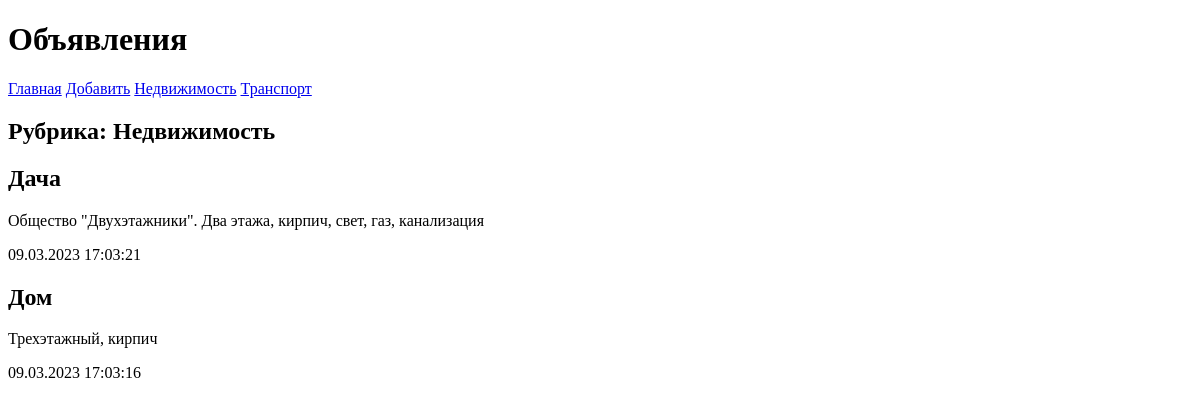
The app's page /board/1/, older data.
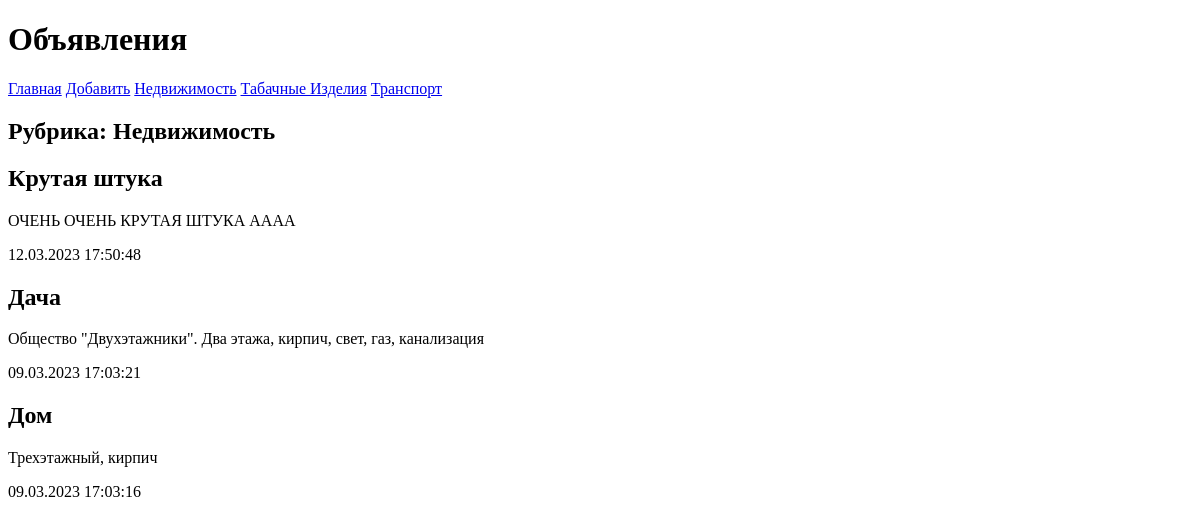
The same page, newer data.
### board/models.py (models this page shows, shortened)
class Rubric(models.Model):
    name = models.CharField(max_length=20, db_index=True,verbose_name=' Название')
    class Meta:
        verbose_name_plural = 'Рубрики'
        verbose_name = 'Рубрика'
        ordering = ['name']

class Bb(models.Model):
    title = models.CharField(max_length=50, verbose_name='Товар')
    contentt = models.TextField(null=True,blank= True, verbose_name= 'Описание')
    price = models.FloatField(null=True,blank=True, verbose_name= 'Цена')
    published = models.DateTimeField(auto_now= True,db_index=True, verbose_name= 'Дата публикации')
    rubric = models.ForeignKey('Rubric',null=True, on_delete= models.PROTECT, verbose_name='Рубрика')
    class Meta:
        verbose_name_plural = 'Объявления'
        verbose_name = 'Объявление'
        ordering = ['-published']

### board/views.py (the view)
# urls.py: path('<int:rubric_id>/',by_rubric, name = 'by_rubric'),
def by_rubric(request, rubric_id):
    bbs = Bb.objects.filter(rubric = rubric_id)
    rubrics = Rubric.objects.all()
    current_rubric = Rubric.objects.get(pk = rubric_id)
    context = {'bbs': bbs, 'rubrics': rubrics, 'current_rubric': current_rubric}
    return render(request,'bboard/by_rubric.html', context)

### board/templates/bboard/by_rubric.html (shortened to what this page needs)
{% extends "layout/basic.html" %}
{% block content %}
<h2>Рубрика: {{current_rubric.name}}</h2>
{% for bb in bbs %}
    <div>
        <h2> {{ bb.title }}</h2>
        <p> {{ bb.contentt }} </p>
        <p> {{ bb.published|date:"d.m.Y H:i:s" }} </p>
    </div>
{% endfor %}
{% endblock %}

### board/templates/layout/basic.html (shortened to what this page needs)
<!DOCTYPE html>
<html lang="en">
<head>
</head>
<body>
  <header>
    <h1>Объявления</h1>
  </header>
   <nav>
     <a href = "{% url 'index' %}">Главная</a>
     <a href = "{%  url 'add' %}">Добавить</a>
     {% for rubric in rubrics %}
     <a href="{% url 'by_rubric' rubric.pk %}">{{ rubric.name }}</a>
     {% endfor %}
   </nav>
  <section>
    {% block content %}
    {% endblock %}
  </section>
</body>
</html>

Row changes from the older to the newer data that the page shows:
added Rubric: name "Табачные Изделия"
added Bb: title "Крутая штука", contentt "ОЧЕНЬ ОЧЕНЬ КРУТАЯ ШТУКА АААА", published "12.03.2023 17:50:48"
